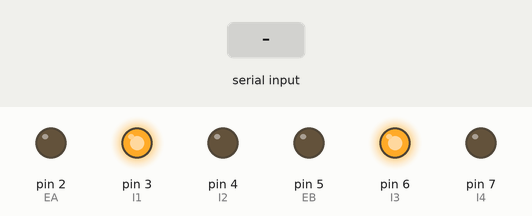
Bench run of a sketch on a simulated Arduino Uno, built with avr-gcc and run on an emulated ATmega328P. Shown: output pins drawn as LEDs (lit = HIGH). The test bench sets the inputs (shaded band). What the sketch prints to the serial monitor is not drawn.

Above: at 1.2 s.
1.3 s: "5\n" received over Serial
At 4.2 s:
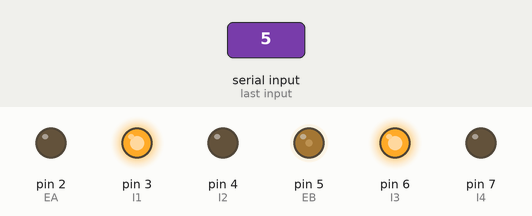
4.3 s: "90\n" received over Serial
At 5.8 s:
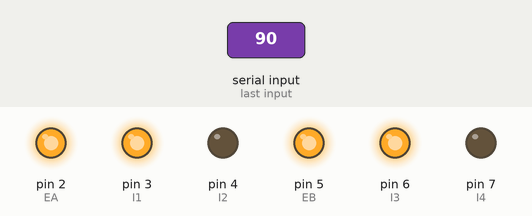
6.8 s: "90,45\n" received over Serial
At 9.6 s:
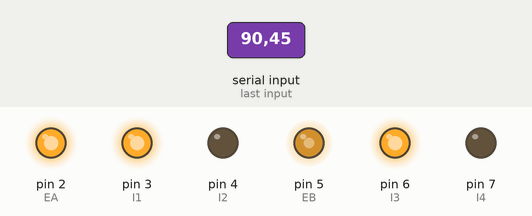
9.8 s: "200\n" received over Serial
At 11.2 s:
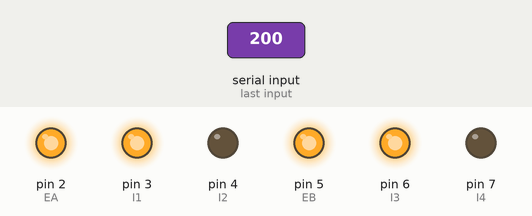
Timing chart, 0 to 12.8 s (numbered marks = the images above; inputs shaded):
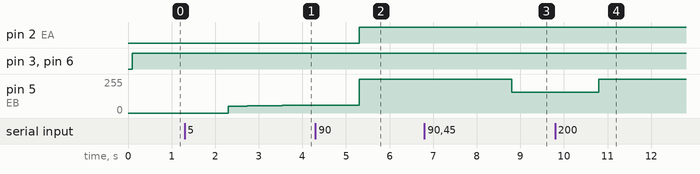

Measured:
- after the input at 1.3 s, pin 5 (EB): moves from 0/255 to 60/255 over 1.8 s, starting after 1.0 s
- after the input at 4.3 s, pin 2 (EA): LOW → HIGH after 1.0 s
- after the input at 6.8 s, pin 5 (EB): 255/255 → 154/255 after 2.0 s
- after the input at 9.8 s, pin 5 (EB): 154/255 → 255/255 after 1.0 s

The sketch:

modifiedPID.ino
```cpp
// Wheel PWM pin (must be a PWM pin)
int EA = 2;
int EB = 5;

// Wheel direction digital pins
int I1 = 3;
int I2 = 4;
int I3 = 6;
int I4 = 7;

// Motor PWM command variable [0-255]
byte u_L = 0, u_R = 0;

// Left wheel encoder digital pins
const byte SIGNAL_LA = 10;
const byte SIGNAL_LB = 11;

// Right wheel encoder digital pins
const byte SIGNAL_RA = 8;
const byte SIGNAL_RB = 9;

// Encoder ticks per (motor) revolution (TPR)
const int TPR = 3000;

// Wheel radius [m]
const double RHO = 0.0625;

// Encoder tick counters
volatile long left_encoder_ticks = 0;
volatile long right_encoder_ticks = 0;

// Wheel speeds
double omega_L = 0.0, omega_R = 0.0;
double v_L = 0.0, v_R = 0.0;

// Desired speed and turning rate
double v_d = 0.0, omega_d = 0.0;

// PID errors
double e_L = 0.0, e_R = 0.0;
double e_int_L = 0.0, e_int_R = 0.0;

// PID gains
double k_P = 10.0, k_I = 1.0;

// Track width
const double ELL = 0.2775;

// Time variables
const int T = 100;
long t_now = 0, t_last = 0;

// Interrupt functions for encoders
void decodeLeftEncoderTicks() {
    left_encoder_ticks += (digitalRead(SIGNAL_LB) == LOW) ? -1 : 1;
}

void decodeRightEncoderTicks() {
    right_encoder_ticks += (digitalRead(SIGNAL_RB) == LOW) ? -1 : 1;
}

// PID Controller Function
short PI_controller(double e_now, double e_int, double k_P, double k_I) {
    short u = (short)(k_P * e_now + k_I * e_int);
    return constrain(u, -255, 255);
}

void setup() {
    Serial.begin(115200);

    // Motor driver pin setup
    pinMode(EA, OUTPUT);
    pinMode(I1, OUTPUT);
    pinMode(I2, OUTPUT);
    pinMode(EB, OUTPUT);
    pinMode(I3, OUTPUT);
    pinMode(I4, OUTPUT);

    // Encoder pin setup
    pinMode(SIGNAL_LA, INPUT);
    pinMode(SIGNAL_LB, INPUT);
    pinMode(SIGNAL_RA, INPUT);
    pinMode(SIGNAL_RB, INPUT);

    // Attach interrupts
    attachInterrupt(digitalPinToInterrupt(SIGNAL_LA), decodeLeftEncoderTicks, RISING);
    attachInterrupt(digitalPinToInterrupt(SIGNAL_RA), decodeRightEncoderTicks, RISING);

    Serial.println("Arduino Initialized");
}

void loop() {
    t_now = millis();

    if (Serial.available() > 0) {
        // Read serial input from Raspberry Pi
        v_d = Serial.parseFloat();
        omega_d = Serial.parseFloat();
    }

    if (t_now - t_last >= T) {
        // Compute wheel speeds
        omega_L = 2.0 * PI * (double)left_encoder_ticks / (double)TPR * 1000.0 / (t_now - t_last);
        omega_R = 2.0 * PI * (double)right_encoder_ticks / (double)TPR * 1000.0 / (t_now - t_last);

        v_L = RHO * omega_L;
        v_R = RHO * omega_R;

        left_encoder_ticks = 0;
        right_encoder_ticks = 0;
        t_last = t_now;

        // Compute desired wheel speeds
        double v_Ld = v_d - (0.5 * ELL * omega_d);
        double v_Rd = v_d + (0.5 * ELL * omega_d);

        // Compute PID errors
        e_L = v_Ld - v_L;
        e_R = v_Rd - v_R;
        e_int_L += e_L * (T / 1000.0);
        e_int_R += e_R * (T / 1000.0);

        // Compute motor commands
        u_L = PI_controller(e_L, e_int_L, k_P, k_I);
        u_R = PI_controller(e_R, e_int_R, k_P, k_I);

        // Set motor directions
        digitalWrite(I1, u_L >= 0);
        digitalWrite(I2, u_L < 0);
        digitalWrite(I3, u_R >= 0);
        digitalWrite(I4, u_R < 0);

        // Send PWM commands
        analogWrite(EA, abs(u_L));
        analogWrite(EB, abs(u_R));

        // Send feedback to Raspberry Pi
        Serial.print(v_L);
        Serial.print(",");
        Serial.println(v_R);
    }
}
```
